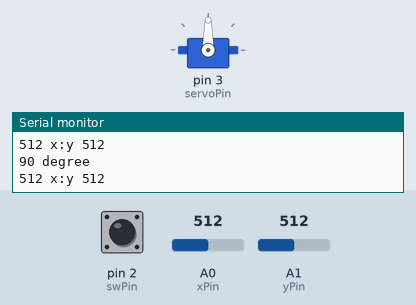
Bench run of a sketch on a simulated Arduino Uno, built with avr-gcc and run on an emulated ATmega328P. Shown: servo, the last lines printed to the serial monitor. Inputs (shaded band) come from the test bench; at power-on: A0 (xPin) = 512, A1 (yPin) = 512, pin 2 (swPin) HIGH.

Above: at 1.2 s.
1.3 s: A0 (xPin) set to 559
At 1.7 s:
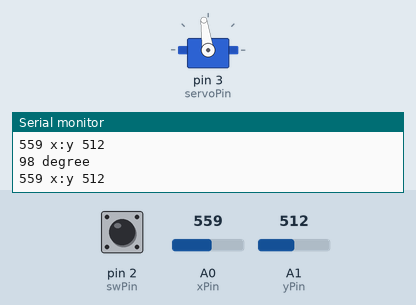
4.3 s: A0 (xPin) set to 585
At 5.1 s:
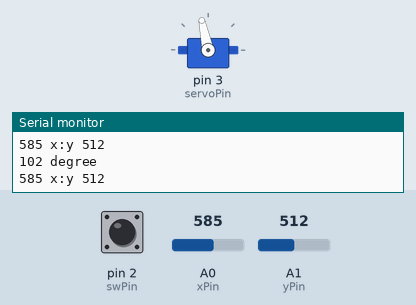
5.8 s: A0 (xPin) set to 716
At 6.5 s:
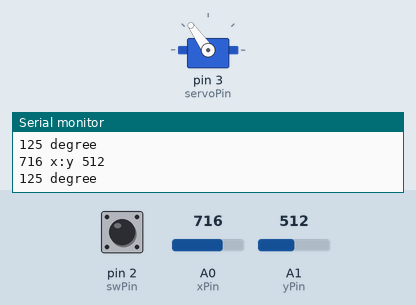
7.3 s: A0 (xPin) set to 988
At 7.9 s:
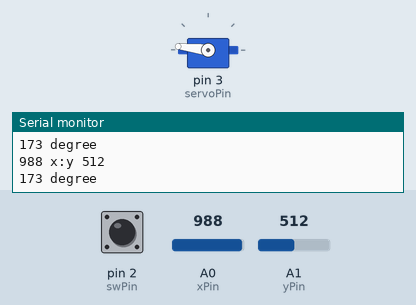
8.8 s: A0 (xPin) set to 1016
At 9.4 s:
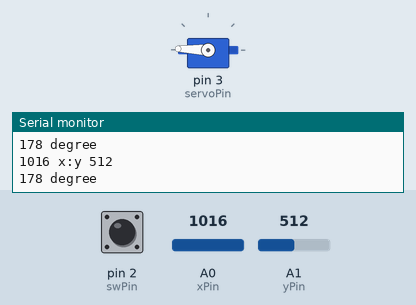
10.3 s: A1 (yPin) set to 108
11.8 s: A1 (yPin) set to 92
Timing chart, 0 to 14.8 s (numbered marks = the images above; inputs shaded):
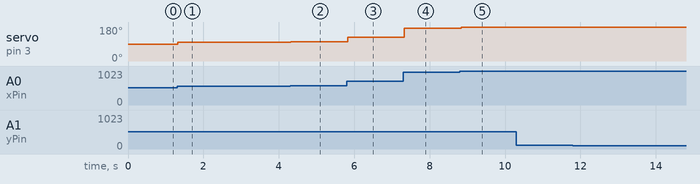

The sketch:

main.ino
```cpp
#include <Servo.h> // include the servo library

const int baudrate = 9600;

const int xPin = A0;
const int yPin = A1;
const int swPin = 2;
// The servo requires a port with PWM support
const int servoPin = 3;

int xVal;
int yVal;
int swVal;

// Servo position in degree
int servoAngel = 90; // set the servo to mid-point

Servo servo;

void setup() {
  Serial.begin(baudrate);
  pinMode(swPin,INPUT);
  digitalWrite(swPin,HIGH);
  // Configure the PWM pin connected the signal input of a server
  servo.attach(servoPin);
  servo.write(servoAngel);
}

void loop() {
  // Read the analog signals for the two axis potentiometers
  xVal = analogRead(xPin);
  yVal = analogRead(yPin);
  //  Read the digital push button
  swVal = digitalRead(swPin);
  // Prefix the output if the push button is pressed
  if (! swVal)
    Serial.print("** ");
  // Continuously print values for the two axis
  Serial.print(xVal);
  Serial.print(" x:y ");
  Serial.println(yVal);

  // Map an analog input signal to the server angel
  servoAngel = map(xVal,0,1023,0,180);
  // Control the servo shaft angel
  servo.write(servoAngel);
  Serial.print(servoAngel);
  Serial.println(" degree");
}
```

Measured:
- after the input at 1.3 s, servo on pin 3 (servoPin): 90° → 98° at once
- after the input at 4.3 s, servo on pin 3 (servoPin): 98° → 102° at once
- after the input at 5.8 s, servo on pin 3 (servoPin): 102° → 125° at once
- after the input at 7.3 s, servo on pin 3 (servoPin): 125° → 173° at once
- after the input at 8.8 s, servo on pin 3 (servoPin): 173° → 178° at once
